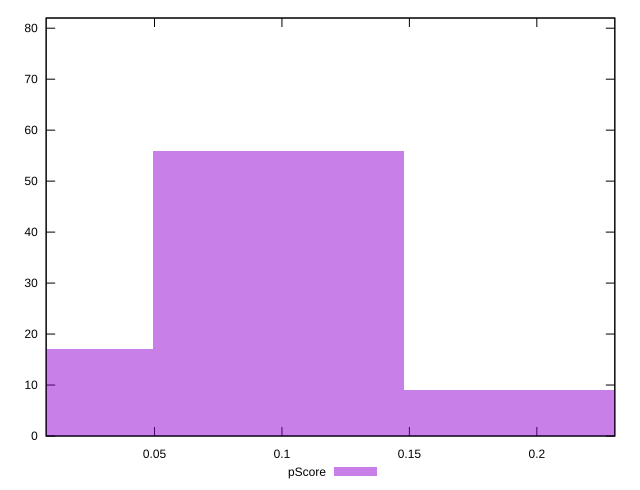

Write gnuplot code to recreate this figure.
reset

$pScore <<EOF
0 17
0.09870384218815051 56
0.19740768437630102 9
EOF

set key outside below
set boxwidth 0.09870384218815051
set xrange [0.007486052269332855:0.2306024972108281]
set yrange [0:82]
set trange [0:82]
set style fill transparent solid 0.5 noborder
set terminal svg size 640, 490 enhanced background rgb 'white'
set output "reports/report_00028_2021-02-24T12-49-42.674Z/speed-index/samples/astro/pScore/histogram.svg"

plot $pScore title "pScore" with boxes

reset
